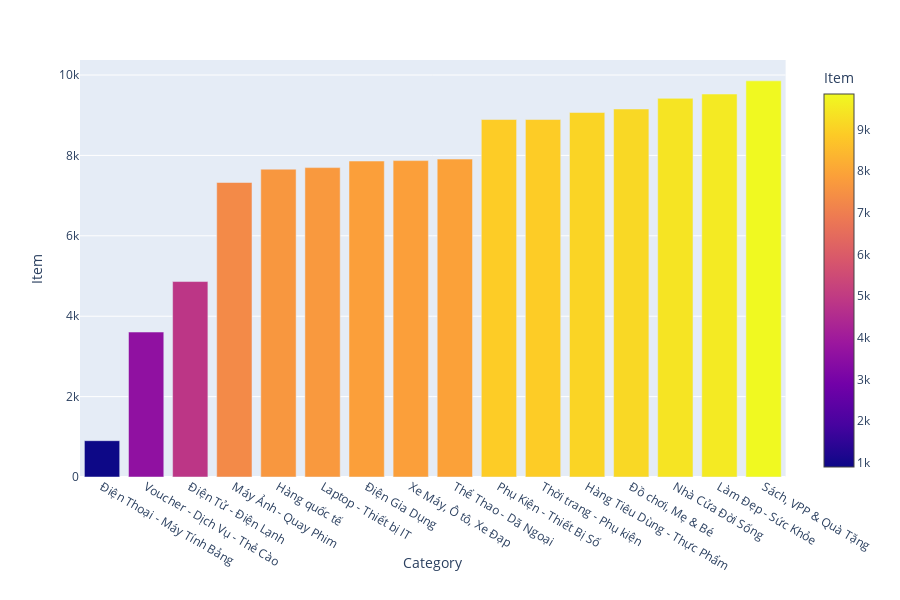
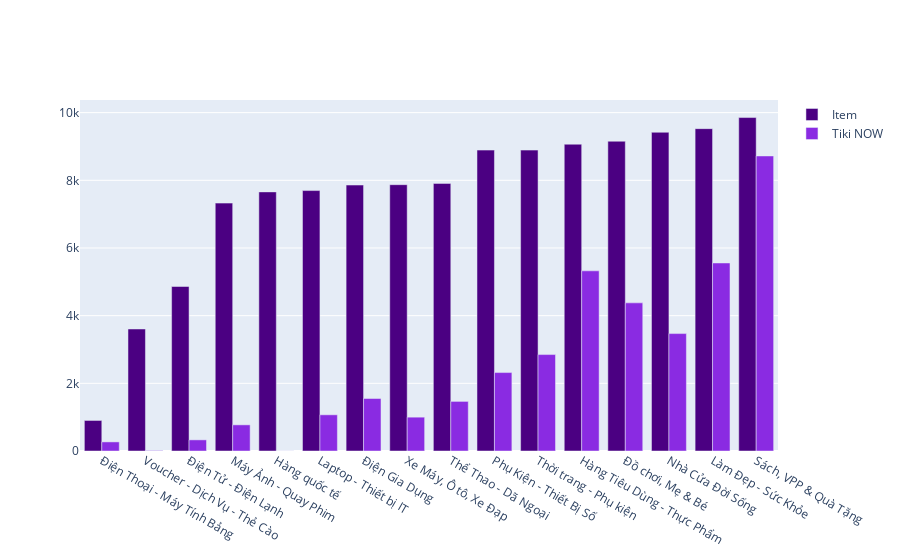
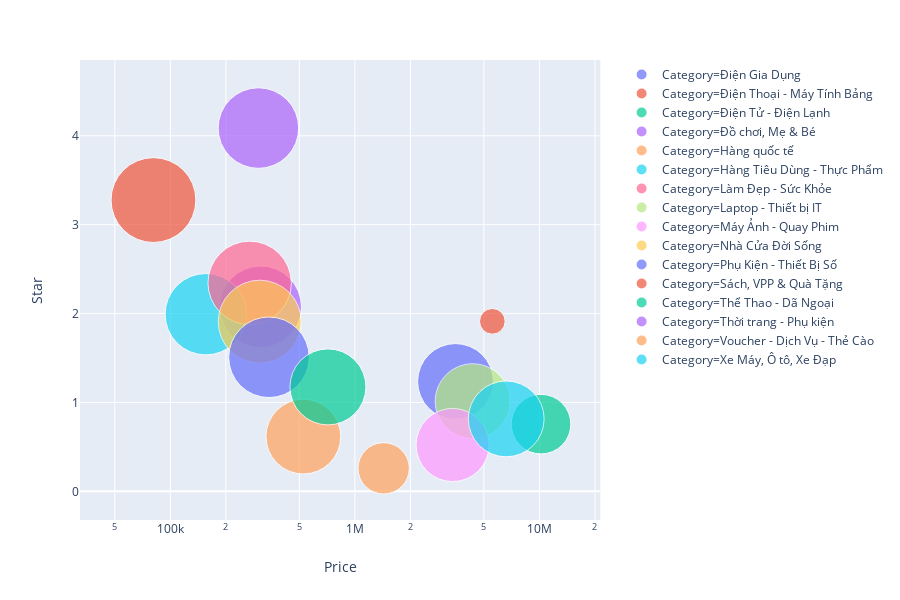
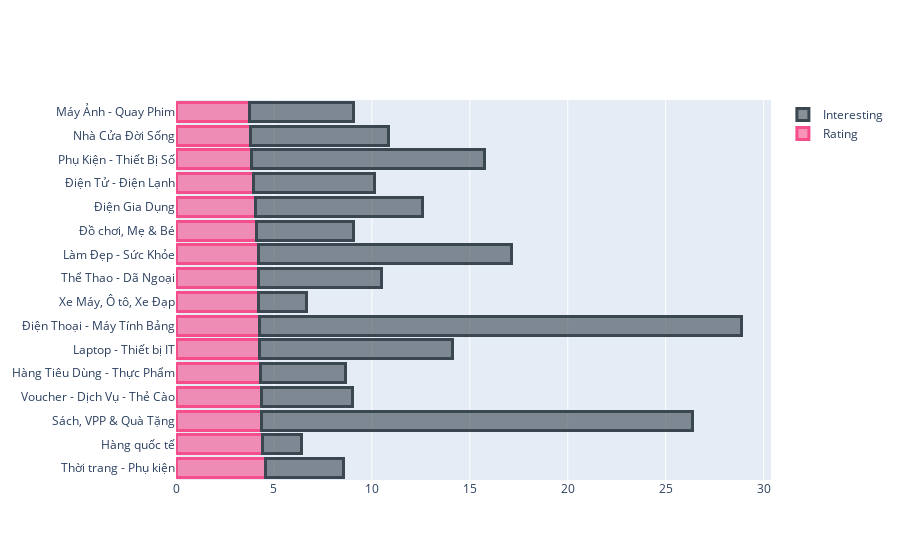

The code cell stored with these charts, in order, in its notebook:
### Code cell
select_data_from_db()

### Figure 1 — Plotly figure (JSON) as saved in the notebook; plotly's stock layout.template omitted (floating-point values rounded to 4 significant figures)
{"data": [{"alignmentgroup": "True", "customdata": [["Điện Thoại - Máy Tính Bảng", 903], ["Voucher - Dịch Vụ - Thẻ Cào", 3606], ["Điện Tử - Điện Lạnh", 4862], ["Máy Ảnh - Quay Phim", 7326], ["Hàng quốc tế", 7658], ["Laptop - Thiết bị IT", 7697], ["Điện Gia Dụng", 7860], ["Xe Máy, Ô tô, Xe Đạp", 7871], ["Thể Thao - Dã Ngoại", 7909], ["Phụ Kiện - Thiết Bị Số", 8893], ["Thời trang - Phụ kiện", 8893], ["Hàng Tiêu Dùng - Thực Phẩm", 9067], ["Đồ chơi, Mẹ & Bé", 9155], ["Nhà Cửa Đời Sống", 9420], ["Làm Đẹp - Sức Khỏe", 9527], ["Sách, VPP & Quà Tặng", 9855]], "hoverlabel": {"namelength": 0}, "hovertemplate": "Category=%{customdata[0]}<br>Item=%{marker.color}", "legendgroup": "", "marker": {"color": [903, 3606, 4862, 7326, 7658, 7697, 7860, 7871, 7909, 8893, 8893, 9067, 9155, 9420, 9527, 9855], "coloraxis": "coloraxis"}, "name": "", "offsetgroup": "", "orientation": "v", "showlegend": false, "textposition": "auto", "type": "bar", "x": ["Điện Thoại - Máy Tính Bảng", "Voucher - Dịch Vụ - Thẻ Cào", "Điện Tử - Điện Lạnh", "Máy Ảnh - Quay Phim", "Hàng quốc tế", "Laptop - Thiết bị IT", "Điện Gia Dụng", "Xe Máy, Ô tô, Xe Đạp", "Thể Thao - Dã Ngoại", "Phụ Kiện - Thiết Bị Số", "Thời trang - Phụ kiện", "Hàng Tiêu Dùng - Thực Phẩm", "Đồ chơi, Mẹ & Bé", "Nhà Cửa Đời Sống", "Làm Đẹp - Sức Khỏe", "Sách, VPP & Quà Tặng"], "xaxis": "x", "y": [903, 3606, 4862, 7326, 7658, 7697, 7860, 7871, 7909, 8893, 8893, 9067, 9155, 9420, 9527, 9855], "yaxis": "y"}], "layout": {"barmode": "relative", "coloraxis": {"colorbar": {"title": {"text": "Item"}}, "colorscale": [[0, "#0d0887"], [0.1111, "#46039f"], [0.2222, "#7201a8"], [0.3333, "#9c179e"], [0.4444, "#bd3786"], [0.5556, "#d8576b"], [0.6667, "#ed7953"], [0.7778, "#fb9f3a"], [0.8889, "#fdca26"], [1, "#f0f921"]]}, "height": 600, "legend": {"tracegroupgap": 0}, "margin": {"t": 60}, "xaxis": {"anchor": "y", "domain": [0, 0.98], "title": {"text": "Category"}}, "yaxis": {"anchor": "x", "domain": [0, 1], "title": {"text": "Item"}}}}

### Figure 2 — Plotly figure (JSON) as saved in the notebook; plotly's stock layout.template omitted (floating-point values rounded to 4 significant figures)
{"data": [{"marker": {"color": "indigo"}, "name": "Item", "type": "bar", "x": ["Điện Thoại - Máy Tính Bảng", "Voucher - Dịch Vụ - Thẻ Cào", "Điện Tử - Điện Lạnh", "Máy Ảnh - Quay Phim", "Hàng quốc tế", "Laptop - Thiết bị IT", "Điện Gia Dụng", "Xe Máy, Ô tô, Xe Đạp", "Thể Thao - Dã Ngoại", "Phụ Kiện - Thiết Bị Số", "Thời trang - Phụ kiện", "Hàng Tiêu Dùng - Thực Phẩm", "Đồ chơi, Mẹ & Bé", "Nhà Cửa Đời Sống", "Làm Đẹp - Sức Khỏe", "Sách, VPP & Quà Tặng"], "y": [903, 3606, 4862, 7326, 7658, 7697, 7860, 7871, 7909, 8893, 8893, 9067, 9155, 9420, 9527, 9855]}, {"marker": {"color": "blueviolet"}, "name": "Tiki NOW", "type": "bar", "x": ["Điện Thoại - Máy Tính Bảng", "Voucher - Dịch Vụ - Thẻ Cào", "Điện Tử - Điện Lạnh", "Máy Ảnh - Quay Phim", "Hàng quốc tế", "Laptop - Thiết bị IT", "Điện Gia Dụng", "Xe Máy, Ô tô, Xe Đạp", "Thể Thao - Dã Ngoại", "Phụ Kiện - Thiết Bị Số", "Thời trang - Phụ kiện", "Hàng Tiêu Dùng - Thực Phẩm", "Đồ chơi, Mẹ & Bé", "Nhà Cửa Đời Sống", "Làm Đẹp - Sức Khỏe", "Sách, VPP & Quà Tặng"], "y": [269, 13, 329, 773, 2, 1070, 1552, 1000, 1466, 2318, 2850, 5325, 4378, 3470, 5557, 8720]}], "layout": {"barmode": "group"}}

### Figure 3 — Plotly figure (JSON) as saved in the notebook; plotly's stock layout.template omitted (floating-point values rounded to 4 significant figures)
{"data": [{"hoverlabel": {"namelength": 0}, "hovertemplate": "<b>%{hovertext}</b><br><br>Category=Điện Gia Dụng<br>Price=%{x}<br>Star=%{y}<br>Item=%{marker.size}", "hovertext": [7860], "legendgroup": "Category=Điện Gia Dụng", "marker": {"color": "#636efa", "size": [7860], "sizemode": "area", "sizeref": 2.737, "symbol": "circle"}, "mode": "markers", "name": "Category=Điện Gia Dụng", "showlegend": true, "type": "scatter", "x": [3509000.0], "xaxis": "x", "y": [1.236], "yaxis": "y"}, {"hoverlabel": {"namelength": 0}, "hovertemplate": "<b>%{hovertext}</b><br><br>Category=Điện Thoại - Máy Tính Bảng<br>Price=%{x}<br>Star=%{y}<br>Item=%{marker.size}", "hovertext": [903], "legendgroup": "Category=Điện Thoại - Máy Tính Bảng", "marker": {"color": "#EF553B", "size": [903], "sizemode": "area", "sizeref": 2.737, "symbol": "circle"}, "mode": "markers", "name": "Category=Điện Thoại - Máy Tính Bảng", "showlegend": true, "type": "scatter", "x": [5558000.0], "xaxis": "x", "y": [1.913], "yaxis": "y"}, {"hoverlabel": {"namelength": 0}, "hovertemplate": "<b>%{hovertext}</b><br><br>Category=Điện Tử - Điện Lạnh<br>Price=%{x}<br>Star=%{y}<br>Item=%{marker.size}", "hovertext": [4862], "legendgroup": "Category=Điện Tử - Điện Lạnh", "marker": {"color": "#00cc96", "size": [4862], "sizemode": "area", "sizeref": 2.737, "symbol": "circle"}, "mode": "markers", "name": "Category=Điện Tử - Điện Lạnh", "showlegend": true, "type": "scatter", "x": [10210000.0], "xaxis": "x", "y": [0.7557], "yaxis": "y"}, {"hoverlabel": {"namelength": 0}, "hovertemplate": "<b>%{hovertext}</b><br><br>Category=Đồ chơi, Mẹ & Bé<br>Price=%{x}<br>Star=%{y}<br>Item=%{marker.size}", "hovertext": [9155], "legendgroup": "Category=Đồ chơi, Mẹ & Bé", "marker": {"color": "#ab63fa", "size": [9155], "sizemode": "area", "sizeref": 2.737, "symbol": "circle"}, "mode": "markers", "name": "Category=Đồ chơi, Mẹ & Bé", "showlegend": true, "type": "scatter", "x": [308400.0], "xaxis": "x", "y": [2.076], "yaxis": "y"}, {"hoverlabel": {"namelength": 0}, "hovertemplate": "<b>%{hovertext}</b><br><br>Category=Hàng quốc tế<br>Price=%{x}<br>Star=%{y}<br>Item=%{marker.size}", "hovertext": [7658], "legendgroup": "Category=Hàng quốc tế", "marker": {"color": "#FFA15A", "size": [7658], "sizemode": "area", "sizeref": 2.737, "symbol": "circle"}, "mode": "markers", "name": "Category=Hàng quốc tế", "showlegend": true, "type": "scatter", "x": [525800.0], "xaxis": "x", "y": [0.6156], "yaxis": "y"}, {"hoverlabel": {"namelength": 0}, "hovertemplate": "<b>%{hovertext}</b><br><br>Category=Hàng Tiêu Dùng - Thực Phẩm<br>Price=%{x}<br>Star=%{y}<br>Item=%{marker.size}", "hovertext": [9067], "legendgroup": "Category=Hàng Tiêu Dùng - Thực Phẩm", "marker": {"color": "#19d3f3", "size": [9067], "sizemode": "area", "sizeref": 2.737, "symbol": "circle"}, "mode": "markers", "name": "Category=Hàng Tiêu Dùng - Thực Phẩm", "showlegend": true, "type": "scatter", "x": [155700.0], "xaxis": "x", "y": [1.993], "yaxis": "y"}, {"hoverlabel": {"namelength": 0}, "hovertemplate": "<b>%{hovertext}</b><br><br>Category=Làm Đẹp - Sức Khỏe<br>Price=%{x}<br>Star=%{y}<br>Item=%{marker.size}", "hovertext": [9527], "legendgroup": "Category=Làm Đẹp - Sức Khỏe", "marker": {"color": "#FF6692", "size": [9527], "sizemode": "area", "sizeref": 2.737, "symbol": "circle"}, "mode": "markers", "name": "Category=Làm Đẹp - Sức Khỏe", "showlegend": true, "type": "scatter", "x": [269100.0], "xaxis": "x", "y": [2.345], "yaxis": "y"}, {"hoverlabel": {"namelength": 0}, "hovertemplate": "<b>%{hovertext}</b><br><br>Category=Laptop - Thiết bị IT<br>Price=%{x}<br>Star=%{y}<br>Item=%{marker.size}", "hovertext": [7697], "legendgroup": "Category=Laptop - Thiết bị IT", "marker": {"color": "#B6E880", "size": [7697], "sizemode": "area", "sizeref": 2.737, "symbol": "circle"}, "mode": "markers", "name": "Category=Laptop - Thiết bị IT", "showlegend": true, "type": "scatter", "x": [4349000.0], "xaxis": "x", "y": [1.014], "yaxis": "y"}, {"hoverlabel": {"namelength": 0}, "hovertemplate": "<b>%{hovertext}</b><br><br>Category=Máy Ảnh - Quay Phim<br>Price=%{x}<br>Star=%{y}<br>Item=%{marker.size}", "hovertext": [7326], "legendgroup": "Category=Máy Ảnh - Quay Phim", "marker": {"color": "#FF97FF", "size": [7326], "sizemode": "area", "sizeref": 2.737, "symbol": "circle"}, "mode": "markers", "name": "Category=Máy Ảnh - Quay Phim", "showlegend": true, "type": "scatter", "x": [3386000.0], "xaxis": "x", "y": [0.5209], "yaxis": "y"}, {"hoverlabel": {"namelength": 0}, "hovertemplate": "<b>%{hovertext}</b><br><br>Category=Nhà Cửa Đời Sống<br>Price=%{x}<br>Star=%{y}<br>Item=%{marker.size}", "hovertext": [9420], "legendgroup": "Category=Nhà Cửa Đời Sống", "marker": {"color": "#FECB52", "size": [9420], "sizemode": "area", "sizeref": 2.737, "symbol": "circle"}, "mode": "markers", "name": "Category=Nhà Cửa Đời Sống", "showlegend": true, "type": "scatter", "x": [305200.0], "xaxis": "x", "y": [1.909], "yaxis": "y"}, {"hoverlabel": {"namelength": 0}, "hovertemplate": "<b>%{hovertext}</b><br><br>Category=Phụ Kiện - Thiết Bị Số<br>Price=%{x}<br>Star=%{y}<br>Item=%{marker.size}", "hovertext": [8893], "legendgroup": "Category=Phụ Kiện - Thiết Bị Số", "marker": {"color": "#636efa", "size": [8893], "sizemode": "area", "sizeref": 2.737, "symbol": "circle"}, "mode": "markers", "name": "Category=Phụ Kiện - Thiết Bị Số", "showlegend": true, "type": "scatter", "x": [342400.0], "xaxis": "x", "y": [1.508], "yaxis": "y"}, {"hoverlabel": {"namelength": 0}, "hovertemplate": "<b>%{hovertext}</b><br><br>Category=Sách, VPP & Quà Tặng<br>Price=%{x}<br>Star=%{y}<br>Item=%{marker.size}", "hovertext": [9855], "legendgroup": "Category=Sách, VPP & Quà Tặng", "marker": {"color": "#EF553B", "size": [9855], "sizemode": "area", "sizeref": 2.737, "symbol": "circle"}, "mode": "markers", "name": "Category=Sách, VPP & Quà Tặng", "showlegend": true, "type": "scatter", "x": [81010.0], "xaxis": "x", "y": [3.277], "yaxis": "y"}, {"hoverlabel": {"namelength": 0}, "hovertemplate": "<b>%{hovertext}</b><br><br>Category=Thể Thao - Dã Ngoại<br>Price=%{x}<br>Star=%{y}<br>Item=%{marker.size}", "hovertext": [7909], "legendgroup": "Category=Thể Thao - Dã Ngoại", "marker": {"color": "#00cc96", "size": [7909], "sizemode": "area", "sizeref": 2.737, "symbol": "circle"}, "mode": "markers", "name": "Category=Thể Thao - Dã Ngoại", "showlegend": true, "type": "scatter", "x": [714600.0], "xaxis": "x", "y": [1.175], "yaxis": "y"}, {"hoverlabel": {"namelength": 0}, "hovertemplate": "<b>%{hovertext}</b><br><br>Category=Thời trang - Phụ kiện<br>Price=%{x}<br>Star=%{y}<br>Item=%{marker.size}", "hovertext": [8893], "legendgroup": "Category=Thời trang - Phụ kiện", "marker": {"color": "#ab63fa", "size": [8893], "sizemode": "area", "sizeref": 2.737, "symbol": "circle"}, "mode": "markers", "name": "Category=Thời trang - Phụ kiện", "showlegend": true, "type": "scatter", "x": [300100.0], "xaxis": "x", "y": [4.087], "yaxis": "y"}, {"hoverlabel": {"namelength": 0}, "hovertemplate": "<b>%{hovertext}</b><br><br>Category=Voucher - Dịch Vụ - Thẻ Cào<br>Price=%{x}<br>Star=%{y}<br>Item=%{marker.size}", "hovertext": [3606], "legendgroup": "Category=Voucher - Dịch Vụ - Thẻ Cào", "marker": {"color": "#FFA15A", "size": [3606], "sizemode": "area", "sizeref": 2.737, "symbol": "circle"}, "mode": "markers", "name": "Category=Voucher - Dịch Vụ - Thẻ Cào", "showlegend": true, "type": "scatter", "x": [1432000.0], "xaxis": "x", "y": [0.2588], "yaxis": "y"}, {"hoverlabel": {"namelength": 0}, "hovertemplate": "<b>%{hovertext}</b><br><br>Category=Xe Máy, Ô tô, Xe Đạp<br>Price=%{x}<br>Star=%{y}<br>Item=%{marker.size}", "hovertext": [7871], "legendgroup": "Category=Xe Máy, Ô tô, Xe Đạp", "marker": {"color": "#19d3f3", "size": [7871], "sizemode": "area", "sizeref": 2.737, "symbol": "circle"}, "mode": "markers", "name": "Category=Xe Máy, Ô tô, Xe Đạp", "showlegend": true, "type": "scatter", "x": [6608000.0], "xaxis": "x", "y": [0.815], "yaxis": "y"}], "layout": {"height": 600, "legend": {"itemsizing": "constant", "tracegroupgap": 0}, "margin": {"t": 60}, "xaxis": {"anchor": "y", "domain": [0, 0.98], "title": {"text": "Price"}, "type": "log"}, "yaxis": {"anchor": "x", "domain": [0, 1], "title": {"text": "Star"}}}}

### Figure 4 — Plotly figure (JSON) as saved in the notebook; plotly's stock layout.template omitted (floating-point values rounded to 4 significant figures)
{"data": [{"marker": {"color": "rgba(246, 78, 139, 0.6)", "line": {"color": "rgba(246, 78, 139, 1.0)", "width": 3}}, "name": "Rating", "orientation": "h", "type": "bar", "x": [4.545, 4.398, 4.383, 4.382, 4.309, 4.254, 4.244, 4.218, 4.205, 4.19, 4.128, 4.065, 3.951, 3.832, 3.785, 3.749], "y": ["Thời trang - Phụ kiện", "Hàng quốc tế", "Sách, VPP & Quà Tặng", "Voucher - Dịch Vụ - Thẻ Cào", "Hàng Tiêu Dùng - Thực Phẩm", "Laptop - Thiết bị IT", "Điện Thoại - Máy Tính Bảng", "Xe Máy, Ô tô, Xe Đạp", "Thể Thao - Dã Ngoại", "Làm Đẹp - Sức Khỏe", "Đồ chơi, Mẹ & Bé", "Điện Gia Dụng", "Điện Tử - Điện Lạnh", "Phụ Kiện - Thiết Bị Số", "Nhà Cửa Đời Sống", "Máy Ảnh - Quay Phim"]}, {"marker": {"color": "rgba(58, 71, 80, 0.6)", "line": {"color": "rgba(58, 71, 80, 1.0)", "width": 3}}, "name": "Interesting", "orientation": "h", "type": "bar", "x": [4.014, 2.018, 21.97, 4.61, 4.325, 9.858, 24.61, 2.438, 6.269, 12.93, 4.932, 8.494, 6.17, 11.94, 7.077, 5.312], "y": ["Thời trang - Phụ kiện", "Hàng quốc tế", "Sách, VPP & Quà Tặng", "Voucher - Dịch Vụ - Thẻ Cào", "Hàng Tiêu Dùng - Thực Phẩm", "Laptop - Thiết bị IT", "Điện Thoại - Máy Tính Bảng", "Xe Máy, Ô tô, Xe Đạp", "Thể Thao - Dã Ngoại", "Làm Đẹp - Sức Khỏe", "Đồ chơi, Mẹ & Bé", "Điện Gia Dụng", "Điện Tử - Điện Lạnh", "Phụ Kiện - Thiết Bị Số", "Nhà Cửa Đời Sống", "Máy Ảnh - Quay Phim"]}], "layout": {"barmode": "stack"}}
